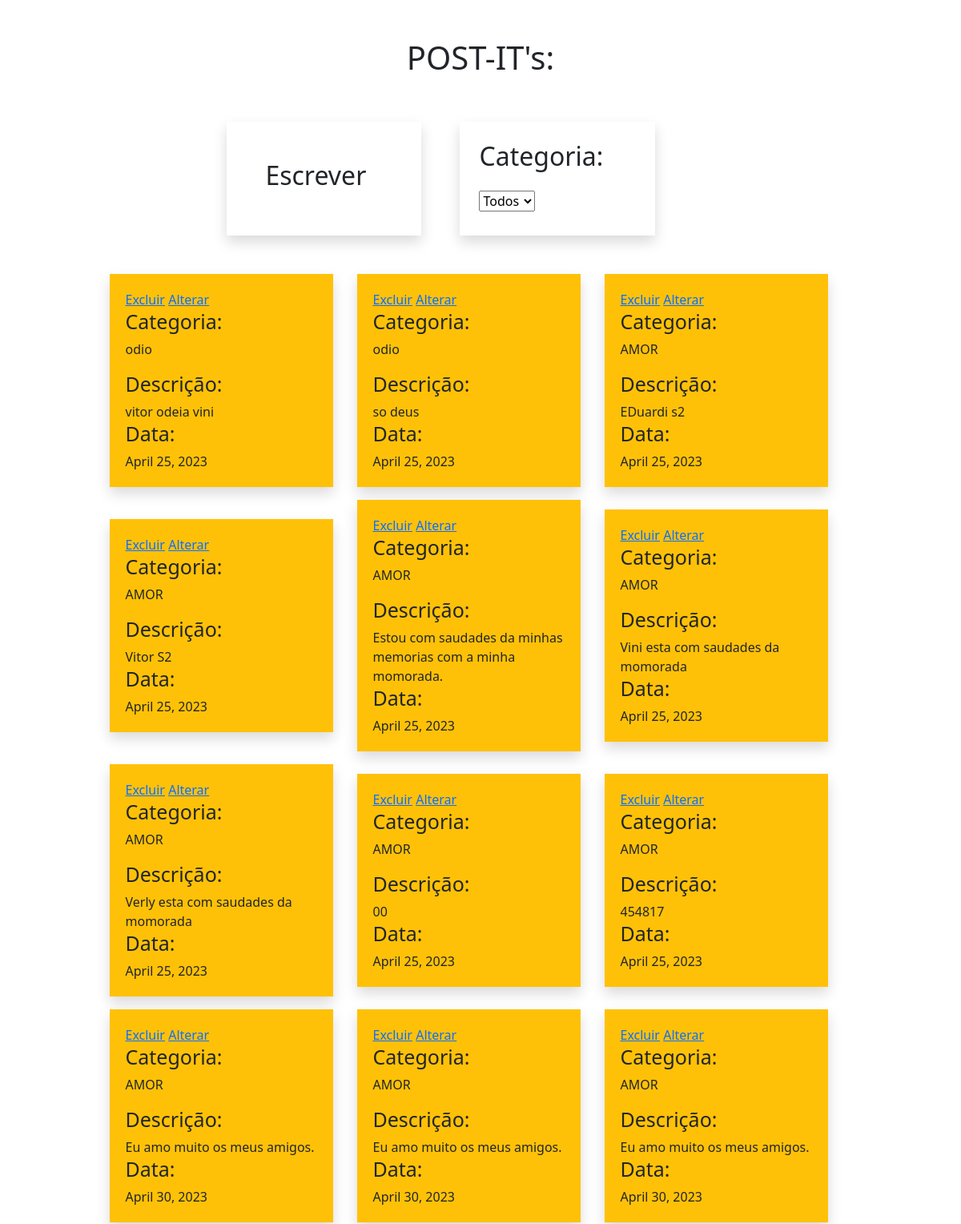
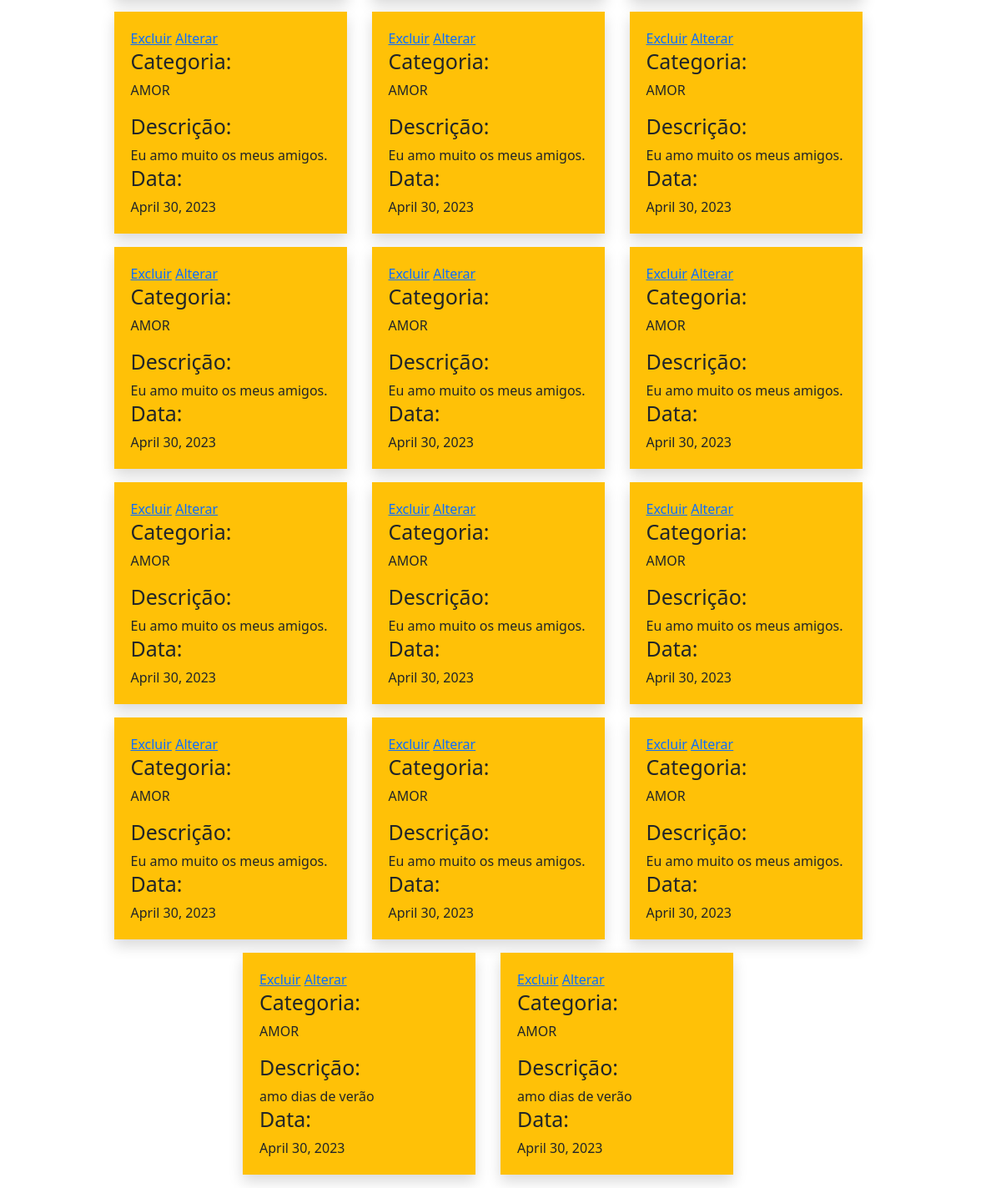
The page / on the database its author committed (2 pictures, top to bottom).
### usuario/models.py (models this page shows, shortened)
class Postit(models.Model):
    descricao = models.CharField(max_length=250, verbose_name='descricao_postit')
    data = models.DateField(auto_now_add=True, verbose_name='data')
    categoria = models.ForeignKey(
        Categoria, verbose_name='categoria', on_delete=models.RESTRICT
    )

class Categoria(models.Model):
    nome = models.CharField(max_length=20, verbose_name='categoria')
    def __str__(self):
        return self.nome

### usuario/views.py (the view)
# urls.py: path('', views.index, name='index'),
def index (request):
    PostIfform = PostItForm()
    if request.method == 'POST':
        PostIfform = PostItForm(request.POST)
        if PostIfform.is_valid():
            PostIfform.save()
            PostIfform = PostItForm()
    context={
        'form': PostIfform,
        'posts': Postit.objects.all(),
        'categorias': Categoria.objects.all()
    }
    return render(request, 'index.html', context)

### usuario/forms.py
class PostItForm(forms.ModelForm):
    class Meta:
        model  = Postit
        fields = ['categoria', 'descricao']

### usuario/templates/index.html (shortened to what this page needs)
<!DOCTYPE html>
<html lang="en">
<head>
    <link href="https://cdn.jsdelivr.net/npm/bootstrap@5.3.0-alpha3/dist/css/bootstrap.min.css" rel="stylesheet"
>
    <link rel="stylesheet" href="../static/css/style.css">
</head>
<body class="container-fluid">
    <header>
        <div class="justify-content-center d-flex">
            <div class="row mt-5 mb-5">
                <h1 class="text-center">POST-IT's:</h1>
                <div class="shadow col-4 mt-5 p-5 ms-5 escrever_post">
                    <h2>Escrever</h2>
                </div>
                <div class="col-4 shadow mt-5 p-4 ms-5">
                    <h2 class="mb-4">Categoria: </h2>
                    <select id="form-select">
                        <option value="Todos" selected>Todos</option>
                    </select>
                </div>
            </div>
        </div>
    </header>
    <main>
        <div class="row">
            <div id="local_post" class="d-flex flex-wrap">
                {% for post in posts %}
                    <div class="shadow bg-warning col-3 mb-3">
			<a href="#" id="btn-excluir">Excluir</a>
			<a href="#" id="btn-alterar-jquery">Alterar</a>
                        <h1>Categoria:</h1>
                        <p id="categoria_usada">{{post.categoria}}</p>
                        <h1>Descrição:</h1>
                        {{post.descricao}}
                        <br>
                        <h1>Data:</h1>
                        {{post.data}}
                    </div>
                {% endfor %}
            </div>
           </div>
    </main>
</body>
</html>

### usuario/static/css/style.css (style rules this page uses)
#local_post { width: 95vw; justify-content: center; align-items: center; }
#local_post div { margin-left: 30px; padding: 20px; }
#local_post div h1 { font-size: 25px; }

### rows shown on the page
Postit: categoria "odio", descricao "vitor odeia vini", data "April 25, 2023"
Postit: categoria "odio", descricao "so deus", data "April 25, 2023"
Postit: categoria "AMOR", descricao "EDuardi s2", data "April 25, 2023"
Postit: categoria "AMOR", descricao "Vitor S2", data "April 25, 2023"
Postit: categoria "AMOR", descricao "Estou com saudades da minhas memorias com a minha momorada.", data "April 25, 2023"
Postit: categoria "AMOR", descricao "Vini esta com saudades da momorada", data "April 25, 2023"
Postit: categoria "AMOR", descricao "Verly esta com saudades da momorada", data "April 25, 2023"
Postit: categoria "AMOR", descricao "00", data "April 25, 2023"
Postit: categoria "AMOR", descricao "454817", data "April 25, 2023"
Postit: categoria "AMOR", descricao "Eu amo muito os meus amigos.", data "April 30, 2023"
Postit: categoria "AMOR", descricao "Eu amo muito os meus amigos.", data "April 30, 2023"
Postit: categoria "AMOR", descricao "Eu amo muito os meus amigos.", data "April 30, 2023"
Postit: categoria "AMOR", descricao "Eu amo muito os meus amigos.", data "April 30, 2023"
Postit: categoria "AMOR", descricao "Eu amo muito os meus amigos.", data "April 30, 2023"
Postit: categoria "AMOR", descricao "Eu amo muito os meus amigos.", data "April 30, 2023"
Postit: categoria "AMOR", descricao "Eu amo muito os meus amigos.", data "April 30, 2023"
Postit: categoria "AMOR", descricao "Eu amo muito os meus amigos.", data "April 30, 2023"
Postit: categoria "AMOR", descricao "Eu amo muito os meus amigos.", data "April 30, 2023"
Postit: categoria "AMOR", descricao "Eu amo muito os meus amigos.", data "April 30, 2023"
Postit: categoria "AMOR", descricao "Eu amo muito os meus amigos.", data "April 30, 2023"
Postit: categoria "AMOR", descricao "Eu amo muito os meus amigos.", data "April 30, 2023"
Postit: categoria "AMOR", descricao "Eu amo muito os meus amigos.", data "April 30, 2023"
Postit: categoria "AMOR", descricao "Eu amo muito os meus amigos.", data "April 30, 2023"
Postit: categoria "AMOR", descricao "Eu amo muito os meus amigos.", data "April 30, 2023"
Postit: categoria "AMOR", descricao "amo dias de verão", data "April 30, 2023"
Postit: categoria "AMOR", descricao "amo dias de verão", data "April 30, 2023"
